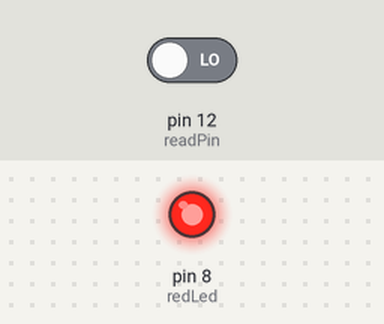
Bench run of a sketch on a simulated Arduino Uno, built with avr-gcc and run on an emulated ATmega328P. Shown: output pins drawn as LEDs (lit = HIGH). Inputs (shaded band) come from the test bench; at power-on: pin 12 (readPin) LOW. What the sketch prints to the serial monitor is not drawn.

Above: at 0.3 s.
Timing chart, 0 to 1.8 s (numbered marks = the images above):
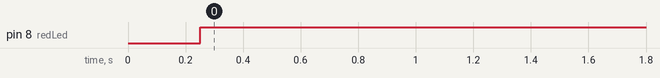

Measured:
- by itself, pin 8 (redLed): LOW → HIGH at 0.25 s

The sketch:

sketch_switches_1.ino
```cpp
// Switches

int redLed=8;
int readPin=12;
int buttonRead;
int dt=250;

void setup() {
  Serial.begin(9600);
  pinMode(redLed,OUTPUT);
  pinMode(readPin,INPUT);
}

void loop() {
  buttonRead=digitalRead(readPin);
  Serial.println(buttonRead);
  delay(dt);
  if(buttonRead==1)
  {
    digitalWrite(redLed,LOW);
  }
  else
  {
    digitalWrite(redLed,HIGH);
  }
}
```
